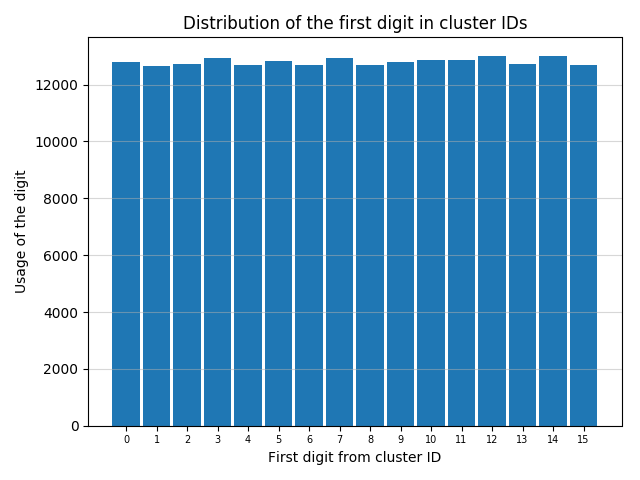

Here is the Python script that generated this plot:
#!/usr/bin/env python3

# Copyright © 2020 Red Hat, Inc.
#
# Licensed under the Apache License, Version 2.0 (the "License");
# you may not use this file except in compliance with the License.
# You may obtain a copy of the License at
#
#     http://www.apache.org/licenses/LICENSE-2.0
#
# Unless required by applicable law or agreed to in writing, software
# distributed under the License is distributed on an "AS IS" BASIS,
# WITHOUT WARRANTIES OR CONDITIONS OF ANY KIND, either express or implied.
# See the License for the specific language governing permissions and
# limitations under the License.

"""Plots histogram displaying distribution of the first digit in cluster ID."""

import sys
import csv
import matplotlib.pyplot as plt
import numpy

# Check if command line argument is specified (it is mandatory).
if len(sys.argv) < 2:
    print("Usage:")
    print("  cluster_id_distribution.py input_file.csv")
    print("Example:")
    print("  cluster_id_distribution.py report.csv")
    sys.exit(1)

# First command line argument should contain name of input CSV.
input_csv = sys.argv[1]

# must be n+1
bins = range(0, 17)

# Try to open the CSV file specified.
with open(input_csv) as csv_input:
    # And open this file as CSV
    csv_reader = csv.reader(csv_input)
    rows = 0

    # Read all rows from the provided CSV file
    # and read just first digits from cluster IDs
    digits = [int(row[1][1], 16) for row in csv_reader]
    print(digits)

# Compute histogram
hist, _ = numpy.histogram(digits, bins=bins, range=None, density=False)

# Display histogram as a table
for i, v in enumerate(hist):
    print(i, v)

# Create new histogram graph
plt.hist(digits, bins=bins, range=None, density=False, rwidth=0.9)

# Dirty trick - move ticks by 1/2 so they are displayed in middle of columns
plt.xticks(numpy.arange(0, 16) + 0.5, range(0, 16), fontsize=7)

# Add a grid
plt.grid(axis='y', alpha=0.50)

# Title of a graph
plt.title("Distribution of the first digit in cluster IDs")

# Add a label to x-axis
plt.xlabel("First digit from cluster ID")

# Add a label to y-axis
plt.ylabel("Usage of the digit")

# Set the plot layout
plt.tight_layout()

# And save the plot into raster format and vector format as well
plt.savefig("id_distribution.png")
plt.savefig("id_distribution.svg")

# Try to show the plot on screen
plt.show()
